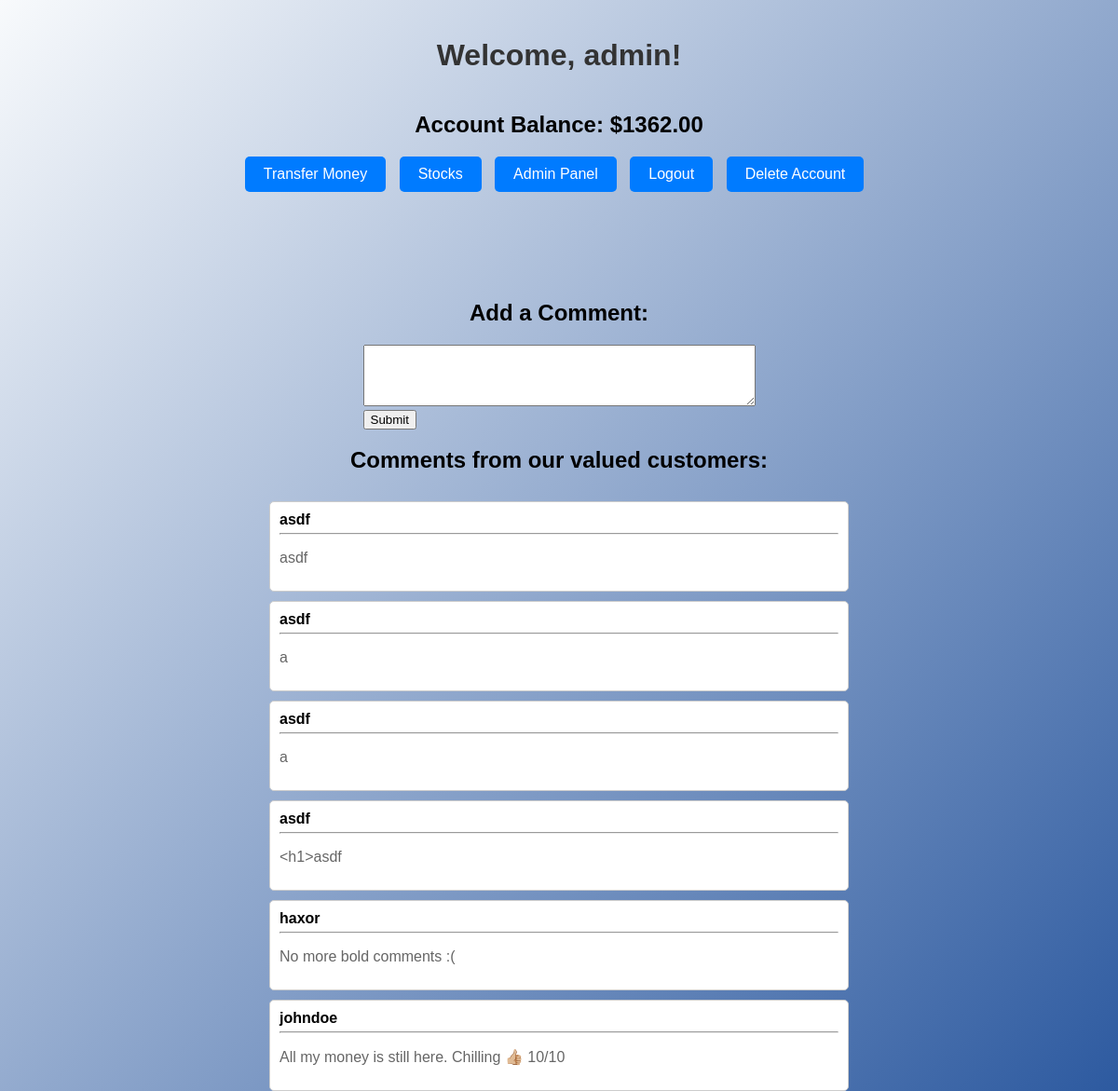
/dashboard (signed in), run on an earlier commit of the app's database.
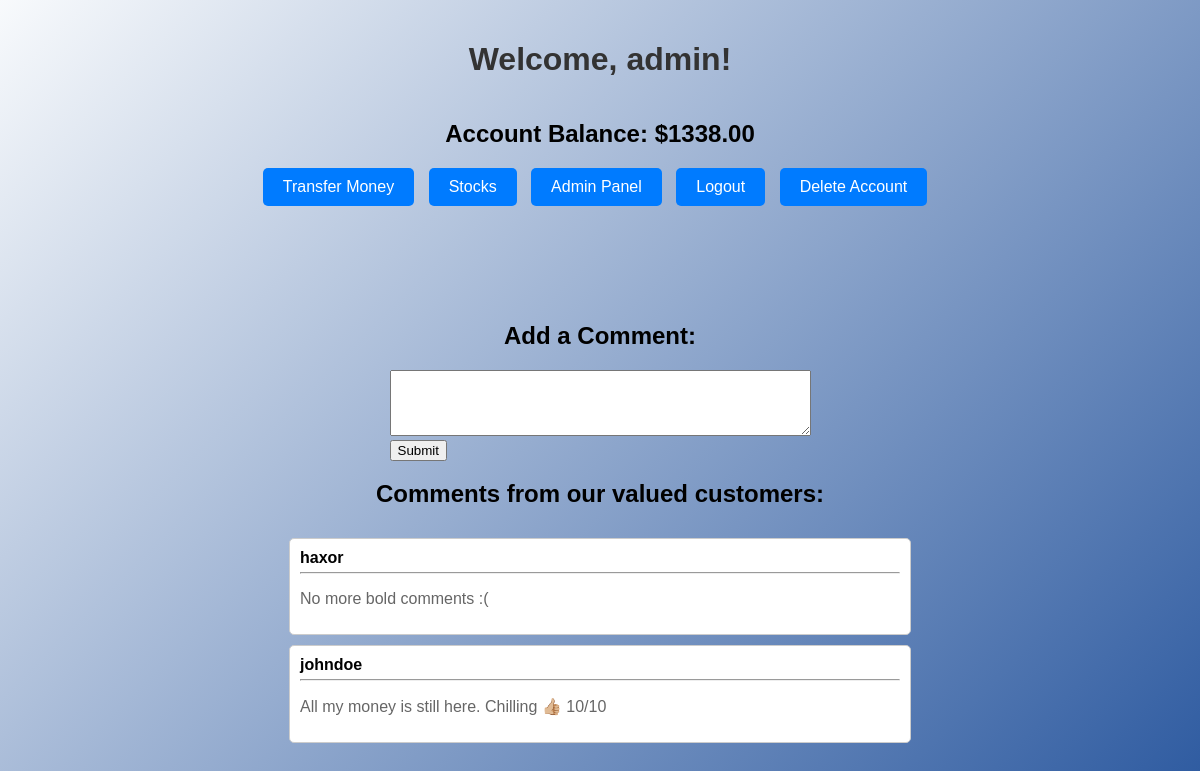
And on a later commit of the database.
### tables this page shows
CREATE TABLE users (
    id INTEGER PRIMARY KEY AUTOINCREMENT,
    username TEXT UNIQUE NOT NULL,
    email TEXT UNIQUE NOT NULL,
    password TEXT NOT NULL,
    balance REAL DEFAULT 0,
    admin INTEGER DEFAULT 0
);

CREATE TABLE comments (
   id INTEGER PRIMARY KEY AUTOINCREMENT,
   username TEXT,
   content TEXT
);

### app_SECURE.py (the view)
@app.route('/dashboard')
def dashboard():
    if 'username' not in session:
        return redirect('/')
    username = session['username']
    conn = get_db()
    cursor = conn.cursor()
    cursor.execute("SELECT balance FROM users WHERE username=?", (username,))
    balance = cursor.fetchone()[0]
    cursor.execute("SELECT username, content FROM comments")
    comments = cursor.fetchall()
    cursor.execute("SELECT admin FROM users WHERE username=?", (username,))
    admin = True if cursor.fetchone()[0] else False
    return render_template('dashboard_secure.html', username=username, balance=balance, is_admin=admin, comments=comments)

### app_SECURE.py (called while the page is built)
def get_db():
    db = sqlite3.connect(DATABASE)
    return db

### templates/dashboard_secure.html (shortened to what this page needs)
<!DOCTYPE html>
<html lang="en">
<head>
    <link rel="stylesheet" href="{{ url_for('static', filename='style.css') }}">
</head>
<body>
    <div class="container">
        <h1>Welcome, {{ username }}!</h1>
        <h2>Account Balance: ${{'%0.2f'| format(balance|float)}}</h2>
        <div class="button-container">
            <button onclick="location.href='/transfer'">Transfer Money</button>
            <button onclick="location.href='/stocks'">Stocks</button>
            {% if is_admin %}
                <button onclick="location.href='/admin'">Admin Panel</button>
            {% endif %}
            <button onclick="location.href='/logout'">Logout</button>
            <button onclick="deleteAccount()">Delete Account</button>
        </div>
        <h2>Add a Comment:</h2>
        <form action="/add_comment" method="post">
            <textarea name="content" rows="4" cols="50"></textarea><br>
            <input type="submit" value="Submit">
        </form>
        <h2>Comments from our valued customers:</h2>
        {% for comment in comments[::-1] %}
            <div class="comment-box">
                <strong>{{ comment[0] }}</strong>
                <hr>
                <p>{{ comment[1] }}</p>
            </div>
        {% endfor %}
    </div>
</body>
</html>

### static/style.css (style rules this page uses)
body { background: linear-gradient(135deg, #f8fafc 0%, #2d5aa0 100%); font-family: Arial, sans-serif; -webkit-font-smoothing: antialiased; min-height: 100vh; background-color: #f4f4f4; margin: 0; padding: 0; }
.container { display: flex; justify-content: center; align-items: center; flex-direction: column; padding-top: 20px; }
h1 { color: #333; }
p { color: #666; }
button { background-color: #007bff; color: #fff; border: none; padding: 10px 20px; font-size: 16px; border-radius: 5px; cursor: pointer; transition: background-color 0.3s ease; margin: 0 auto; display: block; }
.comment-box { background-color: #fff; border: 1px solid #ccc; border-radius: 5px; padding: 10px; margin-top: 10px; width: 50%; }
.comment-box strong { font-weight: bold; }
.comment-box hr { margin: 5px 0; }
.button-container { margin-bottom: 10px; }
.button-container button { margin-right: 10px; display: inline-block; }

What changed in the data, as far as the page shows it:
removed comments: username "asdf", content "asdf"
removed comments: username "asdf", content "a"
removed comments: username "asdf", content "a"
removed comments: username "asdf", content "<h1>asdf"
changed users "admin": balance "1362.00" → "1338.00"
